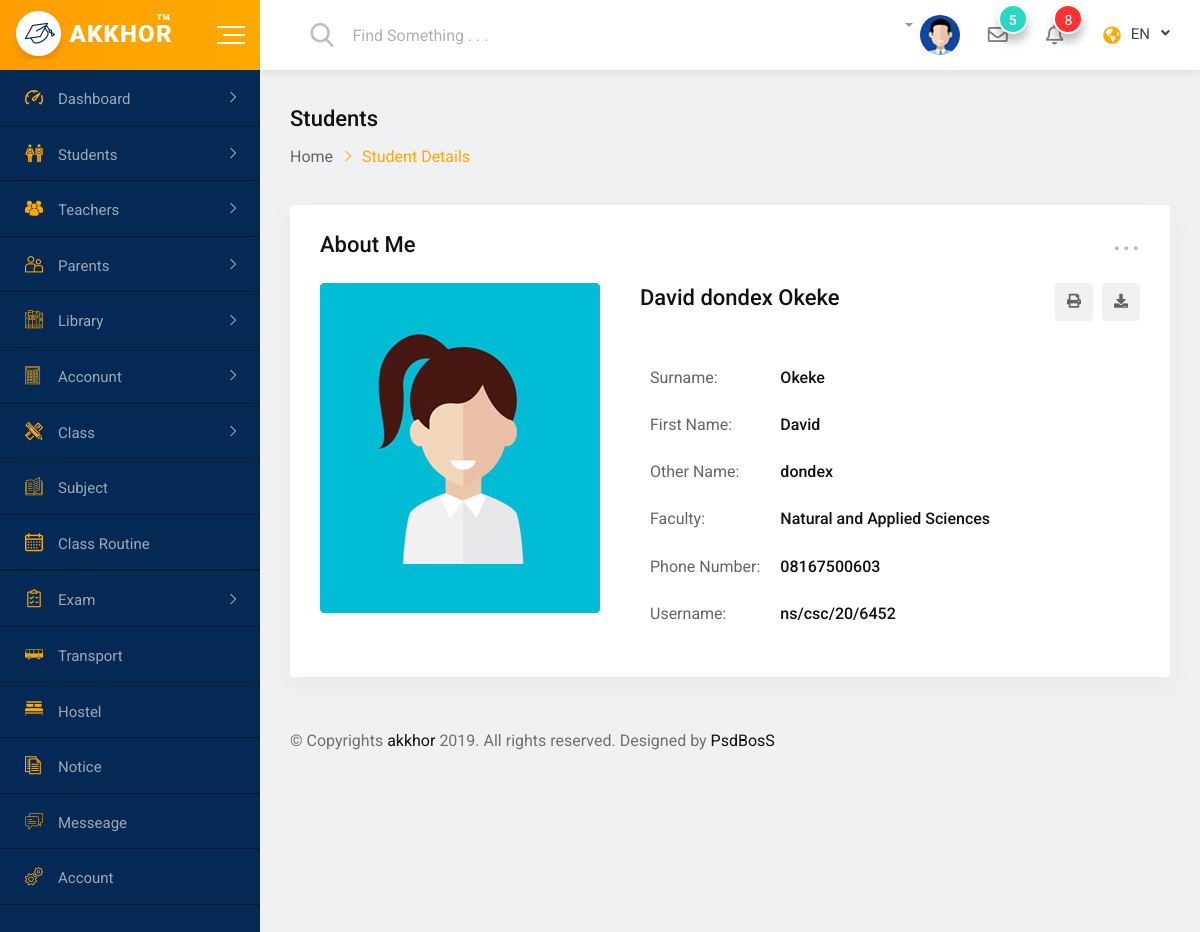
Page /student-details (signed in) on the committed database.
### app.py (models this page shows)
class Student(db.Model):
    id = db.Column(db.Integer, primary_key=True)
    surname = db.Column(db.String(100), nullable=False)
    first_name = db.Column(db.String(100), nullable=False)
    other_name = db.Column(db.String(100), nullable=False)
    faculty = db.Column(db.String(100), nullable=False)
    phone_number = db.Column(db.String(15), nullable=False)
    username = db.Column(db.String(100), unique=True, nullable=False)
    password = db.Column(db.String(200), nullable=False)
    photo = db.Column(db.String(200), nullable=True)
    gender = db.Column(db.String(10), nullable=True)
    father_name = db.Column(db.String(100), nullable=True)
    mother_name = db.Column(db.String(100), nullable=True)
    dob = db.Column(db.String(10), nullable=True)
    email = db.Column(db.String(100), nullable=True)

### app.py (the view)
@app.route('/student-details')
@login_required(role='student')
def student_details():
    user = Student.query.get(session['user_id'])
    return render_template('student-details.html', user=user)

### app.py (called while the page is built)
def login_required(role="ANY"):
    def wrapper(fn):
        @wraps(fn)
        def decorated_view(*args, **kwargs):
            if 'user_id' not in session:
                return redirect(url_for('login'))
            if role != "ANY" and session.get('user_role') != role:
                return redirect(url_for('unauthorized'))
            return fn(*args, **kwargs)
        return decorated_view
    return wrapper

### templates/student-details.html (shortened to what this page needs)
{% extends "layout.html" %}
{% block student_details %}
            <div class="dashboard-content-one">
                <div class="breadcrumbs-area">
                    <h3>Students</h3>
                    <ul>
                        <li>
                            <a href="#">Home</a>
                        </li>
                        <li>Student Details</li>
                    </ul>
                </div>
                <div class="card height-auto">
                    <div class="card-body">
                        <div class="heading-layout1">
                            <div class="item-title">
                                <h3>About Me</h3>
                            </div>
                            <div class="dropdown">
                                <a class="dropdown-toggle" href="#" role="button" data-toggle="dropdown" aria-expanded="false">...</a>
                            </div>
                        </div>
                        <div class="single-info-details">
                            <div class="item-img">
                                <img src="{{ url_for('static', filename='img/figure/student1.jpg') }}" alt="student">
                            </div>
                            <div class="item-content">
                                <div class="header-inline item-header">
                                    <h3 class="text-dark-medium font-medium">{{ user.first_name }} {{ user.other_name }} {{ user.surname }}</h3>
                                    <div class="header-elements">
                                        <ul>
                                            <li><a href="#"><i class="fas fa-print"></i></a></li>
                                            <li><a href="#"><i class="fas fa-download"></i></a></li>
                                        </ul>
                                    </div>
                                </div>
                                <div class="info-table table-responsive">
                                    <table class="table text-nowrap">
                                        <tbody>
                                            <tr>
                                                <td>Surname:</td>
                                                <td class="font-medium text-dark-medium">{{ user.surname }}</td>
                                            </tr>
                                            <tr>
                                                <td>First Name:</td>
                                                <td class="font-medium text-dark-medium">{{ user.first_name }}</td>
                                            </tr>
                                            <tr>
                                                <td>Other Name:</td>
                                                <td class="font-medium text-dark-medium">{{ user.other_name }}</td>
                                            </tr>
                                            <tr>
                                                <td>Faculty:</td>
                                                <td class="font-medium text-dark-medium">{{ user.faculty }}</td>
                                            </tr>
                                            <tr>
                                                <td>Phone Number:</td>
                                                <td class="font-medium text-dark-medium">{{ user.phone_number }}</td>
                                            </tr>
                                            <tr>
                                                <td>Username:</td>
                                                <td class="font-medium text-dark-medium">{{ user.username }}</td>
                                            </tr>
                                        </tbody>
                                    </table>
                                </div>
                            </div>
                        </div>
                    </div>
                </div>
                <footer class="footer-wrap-layout1">
                    <div class="copyright">© Copyrights <a href="#">akkhor</a> 2019. All rights reserved. Designed by <a href="#">PsdBosS</a></div>
                </footer>
            </div>
{% endblock student_details %}

### static/css/main.css (style rules this page uses)
html { color: #222; font-size: 1em; line-height: 1.4; }
audio, canvas, iframe, img, svg, video { vertical-align: middle; }

### rows in the picture
Student: first_name "David", other_name "dondex", surname "Okeke", faculty "Natural and Applied Sciences", phone_number "08167500603", username "ns/csc/20/6452"
